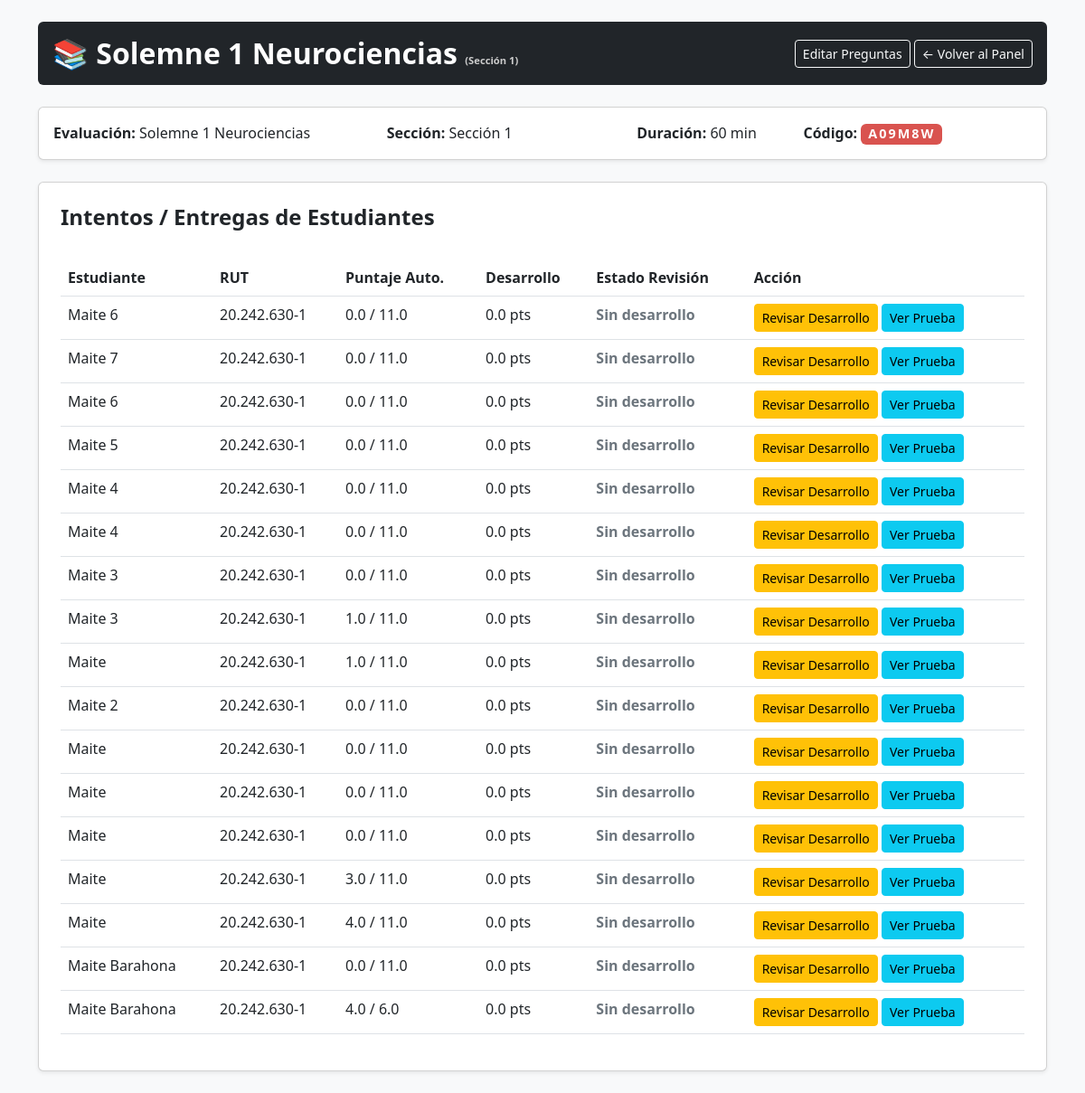
The app's page /profesor/evaluacion/2/intentos, older data.
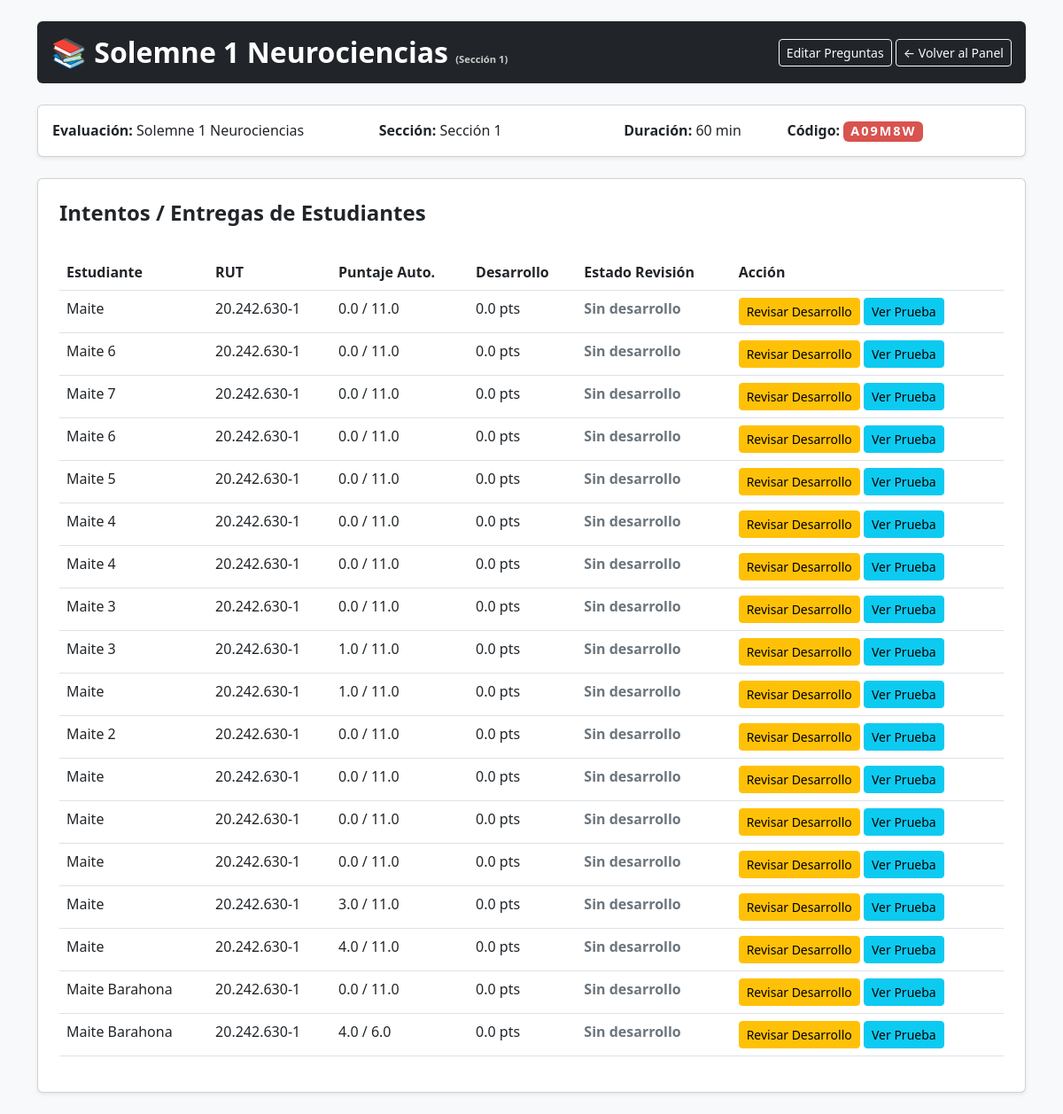
The same page, newer data.
### tables this page shows
CREATE TABLE intentos (
                id INTEGER PRIMARY KEY AUTOINCREMENT,
                evaluacion_id INTEGER,
                estudiante_nombre TEXT NOT NULL,
                estudiante_rut TEXT NOT NULL,
                seccion TEXT NOT NULL,
                puntaje_autocorregido REAL DEFAULT 0,
                puntaje_desarrollo REAL DEFAULT 0,
                puntaje_total_auto REAL DEFAULT 0,
                estado TEXT DEFAULT 'Completado',
                fecha TIMESTAMP DEFAULT CURRENT_TIMESTAMP,
                FOREIGN KEY (evaluacion_id) REFERENCES evaluaciones (id) ON DELETE CASCADE
            );

### app.py (the view)
@app.route('/profesor/evaluacion/<int:eval_id>/intentos')
def intentos_evaluacion(eval_id):
    conn = get_db()
    evaluacion = db_execute(conn, 'SELECT * FROM evaluaciones WHERE id = ?', (eval_id,)).fetchone()
    if not evaluacion:
        return redirect(url_for('profesor_panel'))
    intentos = db_execute(conn, '''
        SELECT i.*, e.titulo as evaluacion_titulo
        FROM intentos i JOIN evaluaciones e ON i.evaluacion_id = e.id
        WHERE i.evaluacion_id = ?
        ORDER BY i.fecha DESC
    ''', (eval_id,)).fetchall()
    return render_template('intentos_evaluacion.html', evaluacion=evaluacion, intentos=intentos)

### app.py (called while the page is built)
def get_db():
    if DB_IS_POSTGRES:
        import psycopg2
        from psycopg2.extras import RealDictCursor
        conn = psycopg2.connect(DATABASE_PATH)
        conn.cursor_factory = RealDictCursor
        return conn
    else:
        conn = sqlite3.connect(DATABASE_PATH)
        conn.row_factory = sqlite3.Row
        conn.execute("PRAGMA foreign_keys = ON")
        return conn

def db_execute(conn, sql, params=None):
    if DB_IS_POSTGRES:
        sql = sql.replace('?', '%s')
    cursor = conn.cursor()
    if params:
        cursor.execute(sql, params)
    else:
        cursor.execute(sql)
    return cursor

@app.after_request
def add_header(response):
    response.headers['Cache-Control'] = 'no-store, no-cache, must-revalidate, post-check=0, pre-check=0, max-age=0'
    response.headers['Pragma'] = 'no-cache'
    response.headers['Expires'] = '-1'
    return response

### templates/intentos_evaluacion.html (shortened to what this page needs)
<!DOCTYPE html>
<html lang="es">
<head>
    <link rel="stylesheet" href="https://cdn.jsdelivr.net/npm/bootstrap@5.3.0/dist/css/bootstrap.min.css">
</head>
<body class="bg-light py-4">
    <div class="container">
        <div class="d-flex justify-content-between align-items-center p-3 rounded header-bg mb-4">
            <h2 class="m-0 fw-bold">&#128218; {{ evaluacion.titulo }} <small class="text-muted" style="font-size: 0.7rem; color: #ccc !important;">({{ evaluacion.seccion }})</small></h2>
            <div>
                <a href="/profesor/evaluacion/{{ evaluacion.id }}" class="btn btn-outline-light btn-sm">Editar Preguntas</a>
                <a href="/profesor" class="btn btn-outline-light btn-sm">&larr; Volver al Panel</a>
            </div>
        </div>
        <div class="card shadow-sm p-3 mb-4">
            <div class="row">
                <div class="col-md-4"><strong>Evaluación:</strong> {{ evaluacion.titulo }}</div>
                <div class="col-md-3"><strong>Sección:</strong> {{ evaluacion.seccion }}</div>
                <div class="col-md-2"><strong>Duración:</strong> {{ evaluacion.duracion_minutos }} min</div>
                <div class="col-md-3"><strong>Código:</strong> <span class="badge badge-code px-2 py-1">{{ evaluacion.codigo_acceso }}</span></div>
            </div>
        </div>
        <div class="card shadow-sm p-4">
            <h4 class="fw-bold mb-3">Intentos / Entregas de Estudiantes</h4>
            {% if intentos %}
                <table class="table table-hover mt-3">
                    <thead>
                        <tr>
                            <th>Estudiante</th>
                            <th>RUT</th>
                            <th>Puntaje Auto.</th>
                            <th>Desarrollo</th>
                            <th>Estado Revisión</th>
                            <th>Acción</th>
                        </tr>
                    </thead>
                    <tbody>
                        {% for i in intentos %}
                        <tr>
                            <td>{{ i.estudiante_nombre }}</td>
                            <td>{{ i.estudiante_rut }}</td>
                            <td>{{ i.puntaje_autocorregido }} / {{ i.puntaje_total_auto }}</td>
                            <td>{{ i.puntaje_desarrollo }} pts</td>
                            <td>
                                {% if i.estado_revision == 'completado' %}
                                    <span class="estado-completado">Completada</span>
                                {% elif i.estado_revision == 'pendiente' %}
                                    <span class="estado-pendiente">Pendiente</span>
                                {% else %}
                                    <span class="estado-sin-desarrollo">Sin desarrollo</span>
                                {% endif %}
                            </td>
                            <td>
                                <a href="/profesor/revisar/{{ i.id }}" class="btn btn-sm btn-warning">Revisar Desarrollo</a>
                                <a href="/profesor/ver_prueba/{{ i.id }}" class="btn btn-sm btn-info">Ver Prueba</a>
                            </td>
                        </tr>
                        {% endfor %}
                    </tbody>
                </table>
            {% else %}
                <p class="text-muted">Aún ningún estudiante ha rendido esta evaluación.</p>
            {% endif %}
        </div>
    </div>
</body>
</html>

Row changes from the older to the newer data that the page shows:
added intentos: estudiante_nombre "Maite", estudiante_rut "20.242.630-1", puntaje_autocorregido "0.0", puntaje_total_auto "11.0", puntaje_desarrollo "0.0", estado_revision "Sin desarrollo"
